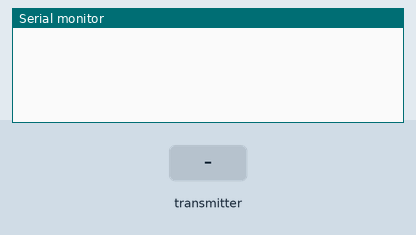
Recording of a sketch running on a simulated Arduino Uno, built with avr-gcc and run on an emulated ATmega328P. On the bench: the last lines printed to the serial monitor. The inputs (shaded band) are chosen by the test bench. No radio packets arrive unless stated.

Above: at 1.2 s.
1.3 s: the transmitter starts sending rx_data.0 = 0
At 1.9 s:
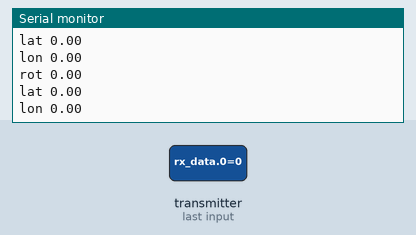
2.8 s: the transmitter starts sending rx_data.1 = 25
5.8 s: the transmitter starts sending rx_data.2 = 25
At 6.5 s:
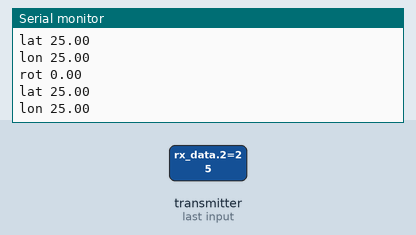
7.3 s: the transmitter starts sending rx_data.0 = 100
10.3 s: the transmitter starts sending rx_data.1 = 50
13.3 s: the transmitter starts sending rx_data.0 = 100
Timing chart, 0 to 16.3 s (numbered marks = the images above; inputs shaded):
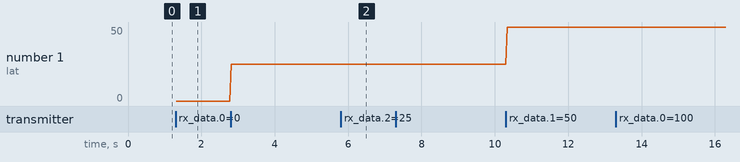

The sketch:

receiver.ino
```cpp
/// Adding Libraries
#include <SPI.h>             /* to handle the communication interface with the modem*/
#include <nRF24L01.h>        /* to handle this particular modem driver*/
#include <RF24.h>            /* the library which helps us to control the radio modem*/
#define led_pin 3            /* Connect LED anode to D3 (PWM pin) */

RF24 radio(8, 7);            /* Creating instance 'radio'  ( CE , CSN )   CE -> D7 | CSN -> D8 */
const byte Address[6] = "00009"; /* Address from which data to be received */

void setup() {
  // put your setup code here, to run once:
  Serial.begin(9600);            /*Setting baudrate of Serial Port to 9600*/
  radio.begin();                   /* Activate the modem*/
  radio.openReadingPipe(1, Address); /* Sets the address of receiver from which program will receive the data*/
}

void loop() {
  // put your main code here, to run repeatedly:
  radio.startListening();          /*Setting modem in Receiver mode*/
  if (radio.available())
  {
    while (radio.available())              /* Loop until receiving valid data*/
    {
      float rx_data[3];                    /* Variable to store received data */
      radio.read(&rx_data, sizeof(rx_data));/* Read the received data and store in ' rx_data ' */
//      Serial.print("Received Data : ");
//      for (byte i = 0; i < 3; i++) {
        Serial.print("rot ");
        Serial.println(rx_data[0]);
        Serial.print("lat ");
        Serial.println(rx_data[1]);
        Serial.print("lon ");
        Serial.println(rx_data[2]);
//      }
//      Serial.println(rx_data);           /* Print received value on Serial Monitor */
    }
  }

  else
  {
    //Serial.println("Not Receiving !!!"); /* If not receiving valid data print " Not Receiving !!! " on Serial Monitor  */
  }
  ///// END OF LOOP //////
}
```

Measured:
- after the input at 1.3 s, the serial monitor: prints a new line at once (image 1)
- after the input at 5.8 s, the serial monitor: prints a new line at once (image 2)
- plotted number 1: 0 → 25 after the input at 2.8 s, 25 → 50 after the input at 10.3 s
